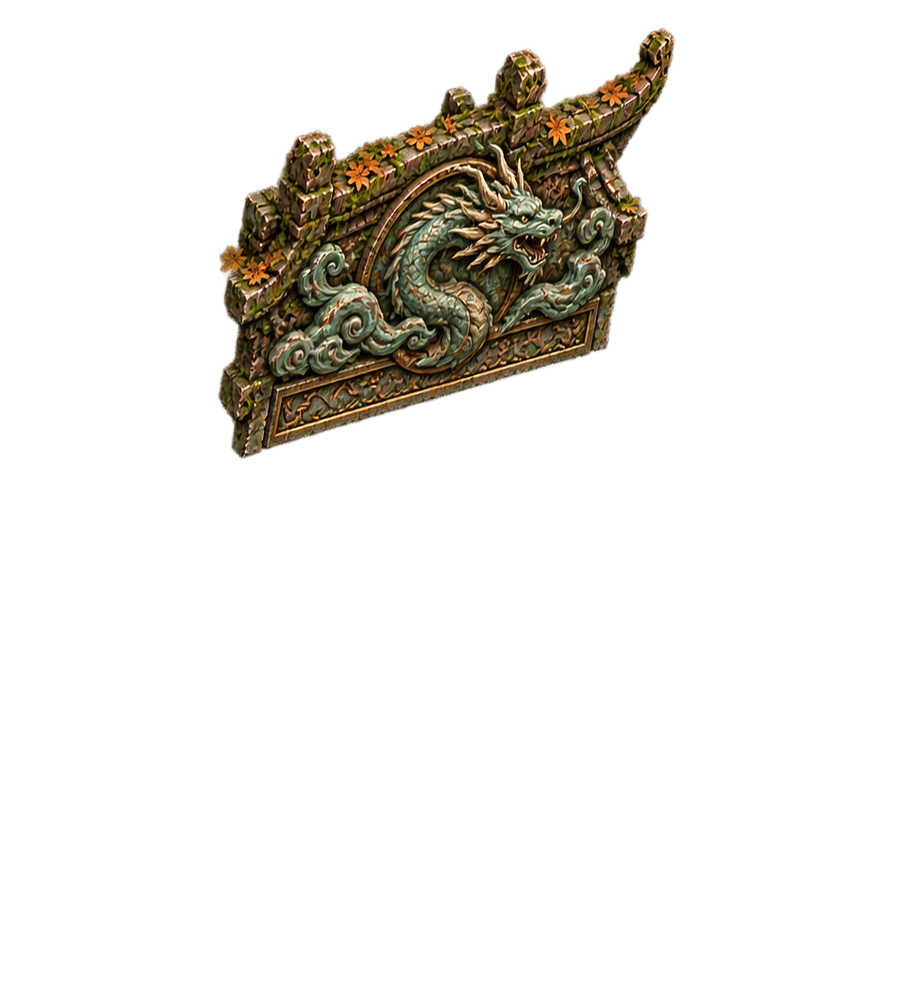
#> input picture godot/assets/world/portal/beast-azure-dragon.png, 906 x 1000 px, given in place of overlay-source.png, which was not available
$ python register_portal_overlays.py
#> lines starting #> are read from the running program, lines starting #| are printed output that depends on the picture
"""Register generated portal relief crops onto the 906x1000 gateway frame.

Inputs are the transparent modular sheet selected from imagegen. Outputs are
world-frame RGBA layers that share gateway.tres coordinates, plus a composite
preview and per-layer QA. The script is deterministic and safe to rerun.
"""
from pathlib import Path
import json

from PIL import Image, ImageDraw, ImageFilter
import numpy as np


ROOT = Path(__file__).resolve().parents[3]
RUN_DIR = ROOT / "output/art/TANGGU-PORTAL/2026-11-04-relief-v1"
SOURCE = RUN_DIR / "overlay-source.png"
GATEWAY_SOURCE = ROOT / "godot/assets/world/portal/gateway.png"

# Mirrors portal_blessing_visual.gd so offline previews match runtime modulation.
BEAST_TINTS = {"青龙": (120, 214, 226), "白虎": (238, 247, 242), "朱雀": (200, 45, 36)}
TIER_BASE_TINT = (203, 189, 147)
TIER_TIER_ASSIGNED = {"青龙": 1, "白虎": 2, "朱雀": 3}

# Crops measured against overlay-source.png (1536x1024).
CREST_BOXES = {
    "青龙": (14, 0, 489, 422),
    "白虎": (520, 0, 998, 422),
    "朱雀": (1032, 0, 1515, 422),
}
PILLAR_BOXES = {
    1: ((72, 422, 220, 1000), (260, 422, 397, 1024)),
    2: ((566, 422, 725, 1000), (768, 422, 919, 1000)),
    3: ((1068, 422, 1255, 1000), (1289, 422, 1469, 1000)),
}

# Landmarks measured against gateway.tres / gateway.png crop (906x1000).
GATEWAY_LINTEL = {
    "left_base": (241.0, 431.0),
    "right_base": (604.0, 338.0),
    "left_top": (289.0, 151.0),
    "right_top": (643.0, 62.0),
}
GATEWAY_LEFT_PILLAR_PANEL = (240.0, 424.0, 319.0, 706.0)
GATEWAY_RIGHT_PILLAR_PANEL = (681.0, 246.0, 742.0, 541.0)

# Landmarks measured against each source crop.
CREST_LANDMARKS = {
    "青龙": [(70.0, 400.0), (468.0, 272.0), (74.0, 152.0), (448.0, 52.0)],
    "白虎": [(555.0, 400.0), (976.0, 272.0), (560.0, 151.0), (960.0, 52.0)],
    "朱雀": [(1078.0, 400.0), (1490.0, 272.0), (1080.0, 151.0), (1480.0, 52.0)],
}


def solve_affine(source_points: list[tuple[float, float]], target_points: list[tuple[float, float]]) -> tuple[float, float, float, float, float, float]:
    matrix = np.array([[x, y, 1.0] for x, y in target_points], dtype=float)
    target_x = np.array([point[0] for point in source_points], dtype=float)
    target_y = np.array([point[1] for point in source_points], dtype=float)
    horizontal = np.linalg.lstsq(matrix, target_x, rcond=None)[0]
    vertical = np.linalg.lstsq(matrix, target_y, rcond=None)[0]
    return (
        float(horizontal[0]),
        float(horizontal[1]),
        float(horizontal[2]),
        float(vertical[0]),
        float(vertical[1]),
        float(vertical[2]),
    )


def crop_alpha(image: Image.Image, box: tuple[int, int, int, int]) -> Image.Image:
    layer = image.crop(box)
    alpha = np.array(layer.getchannel("A"), dtype=np.uint8)
    alpha[alpha < 6] = 0
    alpha[(alpha >= 6) & (alpha < 90)] = (alpha[(alpha >= 6) & (alpha < 90)].astype(float) * 255 / 90).astype(np.uint8)
    layer.putalpha(Image.fromarray(alpha, mode="L"))
    return layer


def warp_landmarks(
    layer: Image.Image,
    source_points: list[tuple[float, float]],
    target_points: list[tuple[float, float]],
    output_size: tuple[int, int],
) -> tuple[Image.Image, tuple[float, float, float, float, float, float]]:
    transform = solve_affine(source_points, target_points)
    warped = layer.transform(output_size, Image.Transform.AFFINE, transform, resample=Image.Resampling.BICUBIC)
    return warped, transform


def build_beast_layers(sheet: Image.Image) -> tuple[dict[str, Image.Image], dict[str, object]]:
    layers: dict[str, Image.Image] = {}
    metadata: dict[str, object] = {}
    for beast, source_box in CREST_BOXES.items():
        crop = crop_alpha(sheet, source_box)
        origin_x, origin_y = source_box[0], source_box[1]
        local_points = [(x - origin_x, y - origin_y) for x, y in CREST_LANDMARKS[beast]]
        target_points = [
            GATEWAY_LINTEL["left_base"],
            GATEWAY_LINTEL["right_base"],
            GATEWAY_LINTEL["left_top"],
            GATEWAY_LINTEL["right_top"],
        ]
        warped, transform = warp_landmarks(crop, local_points, target_points, (906, 1000))
        # Feather the transformed alpha slightly so edges blend into carved stone.
        warped.putalpha(warped.getchannel("A").filter(ImageFilter.GaussianBlur(0.6)))
        layers[beast] = warped
        metadata[f"beast.{beast}.transform"] = transform
    return layers, metadata


def build_tier_layers(sheet: Image.Image) -> tuple[dict[int, Image.Image], dict[str, object]]:
    layers: dict[int, Image.Image] = {}
    metadata: dict[str, object] = {}
    for tier, boxes in PILLAR_BOXES.items():
        canvas = Image.new("RGBA", (906, 1000), (0, 0, 0, 0))
        for side, source_box in zip(("left", "right"), boxes):
            crop = crop_alpha(sheet, source_box)
            source_alpha = np.array(crop.getchannel("A"), dtype=np.uint8)
            ys, xs = np.where(source_alpha > 12)
            if xs.size == 0:
                continue
            source_box_f = (float(xs.min()), float(ys.min()), float(xs.max() + 1), float(ys.max() + 1))
            target_box = GATEWAY_LEFT_PILLAR_PANEL if side == "left" else GATEWAY_RIGHT_PILLAR_PANEL
            scale_x = (target_box[2] - target_box[0]) / (source_box_f[2] - source_box_f[0])
            scale_y = (target_box[3] - target_box[1]) / (source_box_f[3] - source_box_f[1])
            transform = solve_affine(
                [
                    (source_box_f[0], source_box_f[1]),
                    (source_box_f[2], source_box_f[1]),
                    (source_box_f[0], source_box_f[3]),
                    (source_box_f[2], source_box_f[3]),
                ],
                [
                    (target_box[0], target_box[1]),
                    (target_box[2], target_box[1]),
                    (target_box[0], target_box[3]),
                    (target_box[2], target_box[3]),
                ],
            )
            warped = crop.transform(canvas.size, Image.Transform.AFFINE, transform, resample=Image.Resampling.BICUBIC)
            warped.putalpha(warped.getchannel("A").filter(ImageFilter.GaussianBlur(0.5)))
            canvas.alpha_composite(warped)
            metadata[f"tier.{tier}.{side}.transform"] = transform
        layers[tier] = canvas
    return layers, metadata


def modulate(layer: Image.Image,tint: tuple[float,float,float],alpha: float) -> Image.Image:
    result=layer.copy()
    channels=result.split()
    r,g,b,a=channels
    r=r.point(lambda pixel,value=tint[0]: int(pixel*value/255))
    g=g.point(lambda pixel,value=tint[1]: int(pixel*value/255))
    b=b.point(lambda pixel,value=tint[2]: int(pixel*value/255))
    a=a.point(lambda pixel: int(pixel*alpha))
    result=Image.merge("RGBA",(r,g,b,a))
    return result


def main() -> None:
    RUN_DIR.mkdir(parents=True, exist_ok=True)
    sheet = Image.open(SOURCE).convert("RGBA")
#> sheet is the input picture: PIL image 906x1000 RGBA; mean R, G, B, A 12.1, 10, 5.9, 31.5
    gateway = Image.open(GATEWAY_SOURCE).convert("RGBA").crop((320, 8, 320 + 906, 8 + 1000))
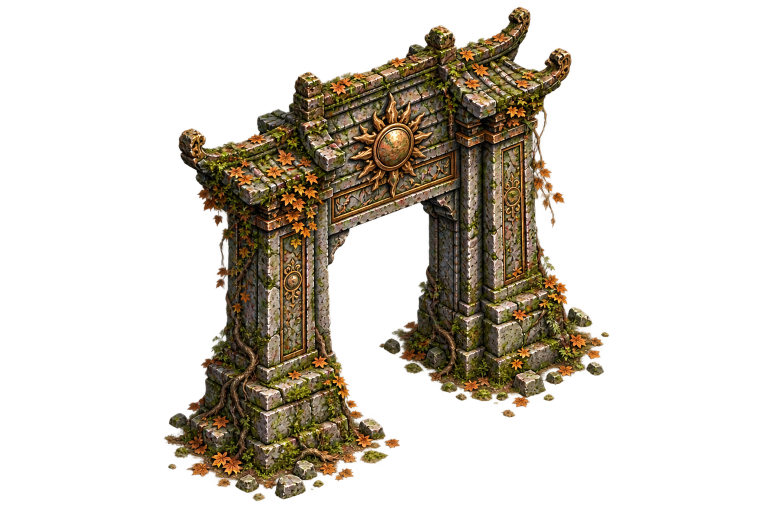
#> input picture godot/assets/world/portal/gateway.png, 1536 x 1024 px (shown at 1/2 size)
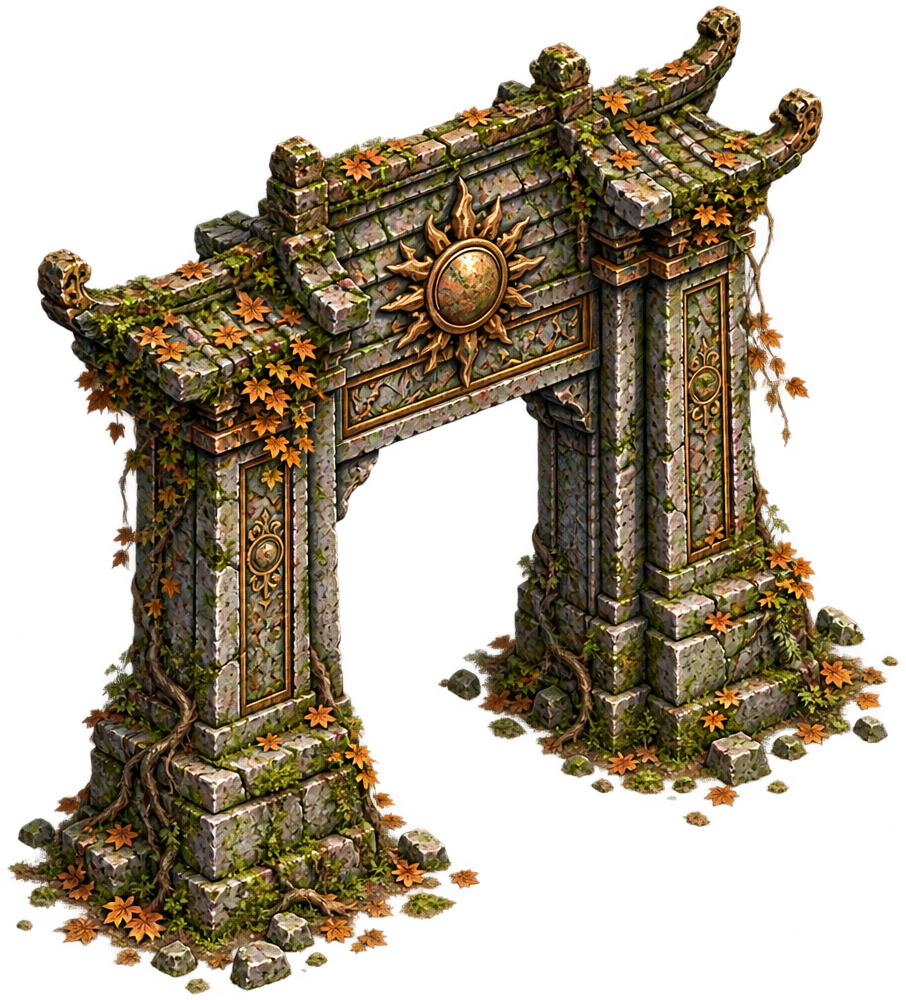
#> gateway: PIL image 906x1000 RGBA; mean R, G, B, A 82, 63.9, 36.6, 124.7; transparent parts drawn white

    beast_layers, beast_metadata = build_beast_layers(sheet)
#> the loop in build_beast_layers, `for beast, source_box in CREST_BOXES.items():` made 3 passes
#> transform on passes 1 to 3: (1.13, 0.205, -301, -0.109, 0.825, 64.95), (1.2, 0.207, -340.2, -0.107, 0.827, 63.33), (1.18, 0.2, -324.6, -0.107, 0.827, 63.33)
#> after the loop in build_beast_layers, `for beast, source_box in CREST_BOXES.items():`: crop: PIL image 483x422 RGBA; every value is 0
#> after the loop in build_beast_layers, `for beast, source_box in CREST_BOXES.items():`: warped: PIL image 906x1000 RGBA; every value is 0
#> after the loop in build_beast_layers, `for beast, source_box in CREST_BOXES.items():`: layers = 3 items; metadata = {'beast.青龙.transform': (1.13, 0.205, -301, -0.109, 0.825, 64.95), 'beast.白虎.transform': (1.2, 0.207, -340.2, -0.107, 0.827, 63.33), 'beast.朱雀.transform': (1.18, 0.2, -324.6, -0.107, 0.827, 63.33)}
#> beast_layers = 3 items; beast_metadata has the same summary as metadata in build_beast_layers
    tier_layers, tier_metadata = build_tier_layers(sheet)
#> the loop in build_tier_layers, `for tier, boxes in PILLAR_BOXES.items():` made 3 passes
#> pass 1, in crop_alpha (call 5), `layer = image.crop(box)`:
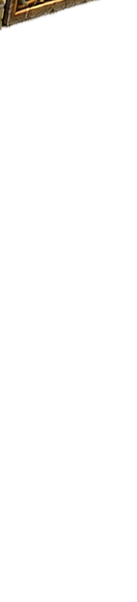
#> layer: PIL image 137x602 RGBA; mean R, G, B, A 1.9, 1.5, 0.8, 4.1; transparent parts drawn white
#> pass 1, in crop_alpha (call 5), `alpha = np.array(layer.getchannel("A"), dtype=np.uint8)`:
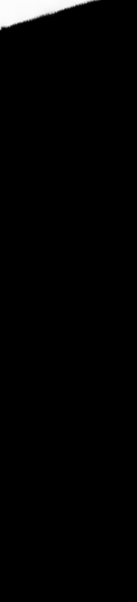
#> alpha: shape (602, 137); min 0, max 252, mean 4.1
#> after the loop in build_tier_layers, `for tier, boxes in PILLAR_BOXES.items():`:
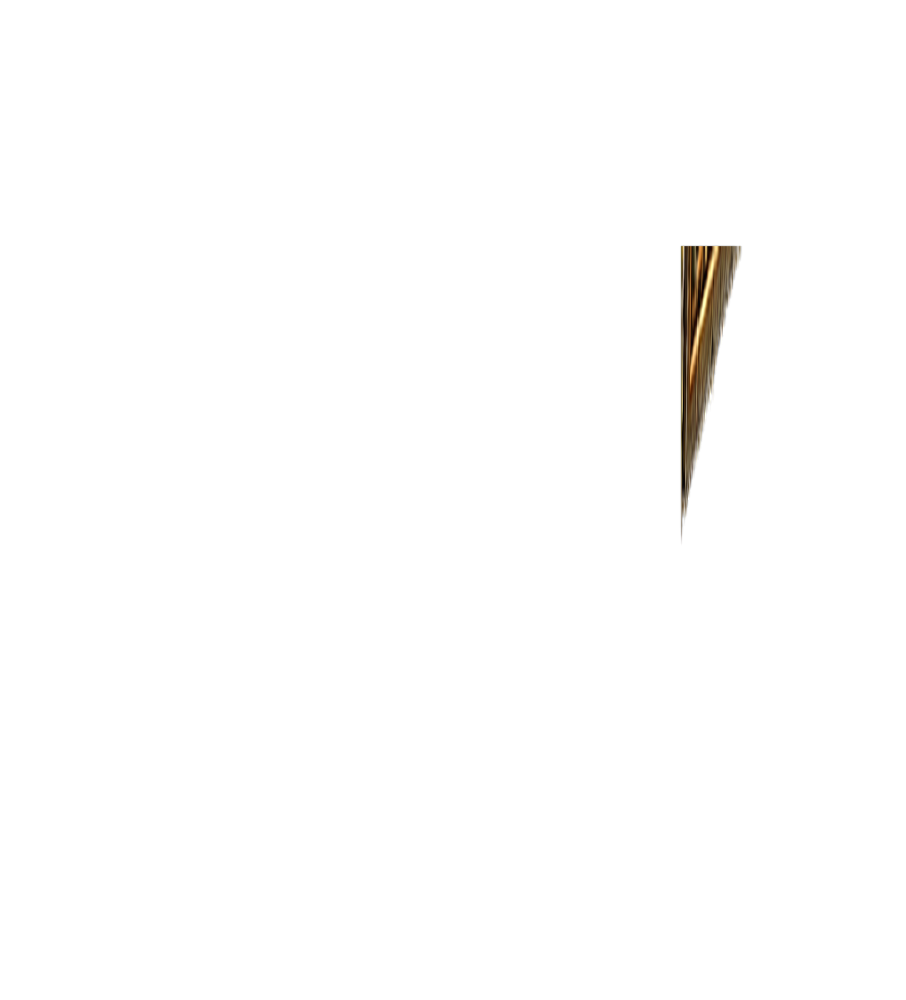
#> warped: PIL image 906x1000 RGBA; mean R, G, B, A 1, 0.8, 0.4, 2.2; transparent parts drawn white
#> after the loop in build_tier_layers, `for tier, boxes in PILLAR_BOXES.items():`: metadata = {'tier.1.right.transform': (1.67, 3.15e-14, -1138.7, -4.28e-16, 0.105, -25.85)}
#> tier_layers = 3 items; tier_metadata has the same summary as metadata in build_tier_layers

    for beast, layer in beast_layers.items():
        layer.save(RUN_DIR / f"beast-{beast}.png")
#> this loop made 3 passes
#> beast on passes 1 to 3: '青龙', '白虎', '朱雀'
    for tier, layer in tier_layers.items():
        layer.save(RUN_DIR / f"tier-{tier}.png")
#> this loop made 3 passes

    # Composite previews: three choice gates, with tiers matching the journey route.
    for sealed in (True, False):
        row = Image.new("RGBA", (906 * 3 + 80, 1120), (16, 20, 18, 255))
        draw = ImageDraw.Draw(row)
        draw.text((20, 20), "registered gateway overlays", fill=(230, 220, 190, 255))
        for index, beast in enumerate(("青龙", "白虎", "朱雀")):
            composite = gateway.copy()
            composite.alpha_composite(beast_layers[beast])
            beast_tint = BEAST_TINTS[beast]
            tier_tint = tuple(
                round(TIER_BASE_TINT[index] * (1 - 0.55) + beast_tint[index] * 0.55)
                for index in range(3)
            )
            tier_alpha = 0.72 if sealed else 0.96
            composite.alpha_composite(modulate(tier_layers[TIER_TIER_ASSIGNED[beast]], tier_tint, tier_alpha))
            position = (20 + index * 916, 60)
            row.alpha_composite(composite, position)
            draw.text((position[0] + 350, 1080), beast, fill=(220, 210, 180, 255))
        suffix = "sealed" if sealed else "open"
        row.save(RUN_DIR / f"composite-{suffix}.png")
#> this loop made 2 passes
#> pass 1, in modulate, `r,g,b,a=channels`:
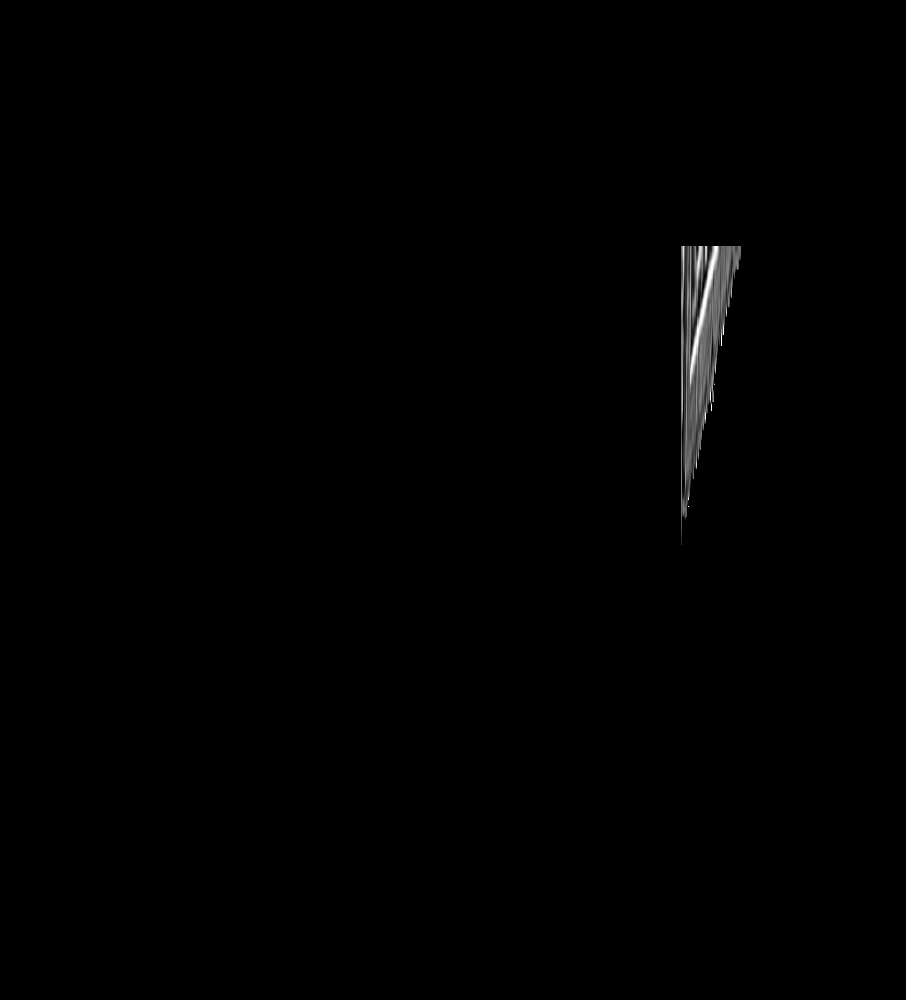
#> r: PIL image 906x1000 L; min 0, max 255, mean 1
#> after the loop:
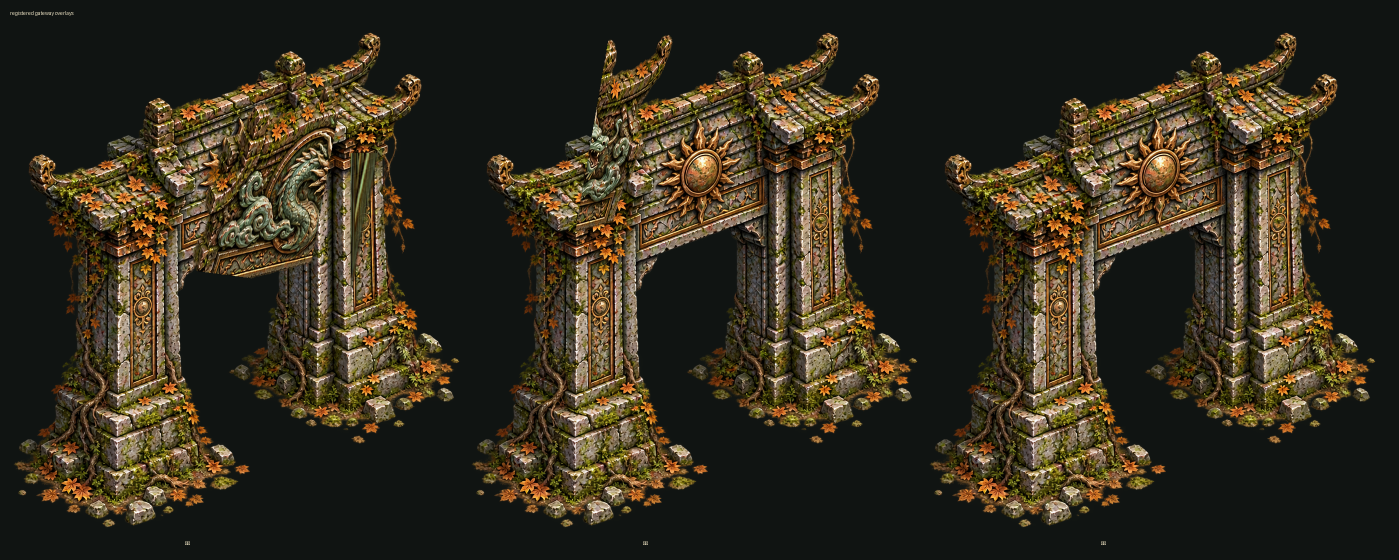
#> row: PIL image 2798x1120 RGBA (shown at 1/2 size); mean R, G, B, A 52.2, 45.9, 30.8, 255

    metadata = {
        "schema": "tanggu.portal.overlay-registration.v1",
        "frame": {"source": "godot/assets/world/portal/gateway.tres", "crop": [320, 8, 906, 1000]},
        "outputs": {
            "beast_layers": {beast: f"beast-{beast}.png" for beast in beast_layers},
            "tier_layers": {str(tier): f"tier-{tier}.png" for tier in tier_layers},
        },
        "transforms": {**beast_metadata, **tier_metadata},
    }
    (RUN_DIR / "registration.json").write_text(json.dumps(metadata, indent=2, ensure_ascii=False) + "\n", encoding="utf-8")
    print(f"registered {len(beast_layers)} beast layers and {len(tier_layers)} tier layers into {RUN_DIR}")
#| registered 3 beast layers and 3 tier layers into output/art/TANGGU-PORTAL/2026-11-04-relief-v1


if __name__ == "__main__":
    main()
